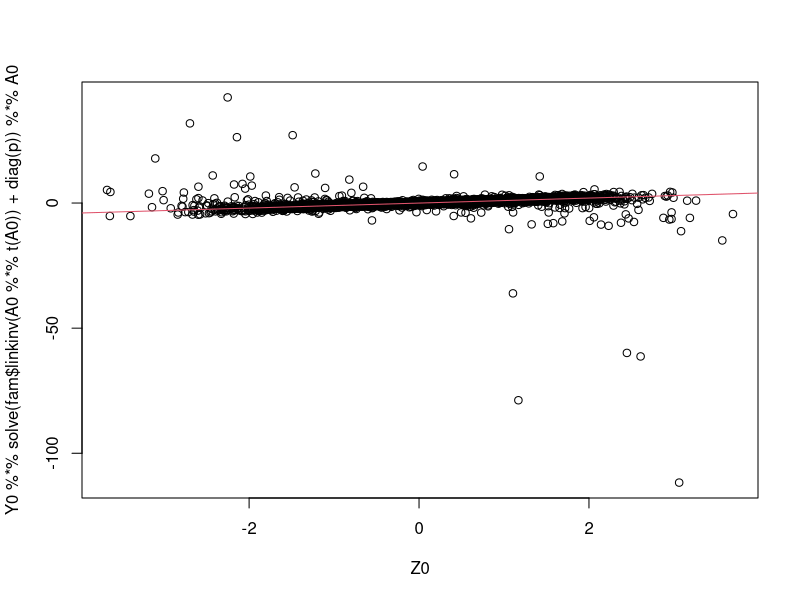
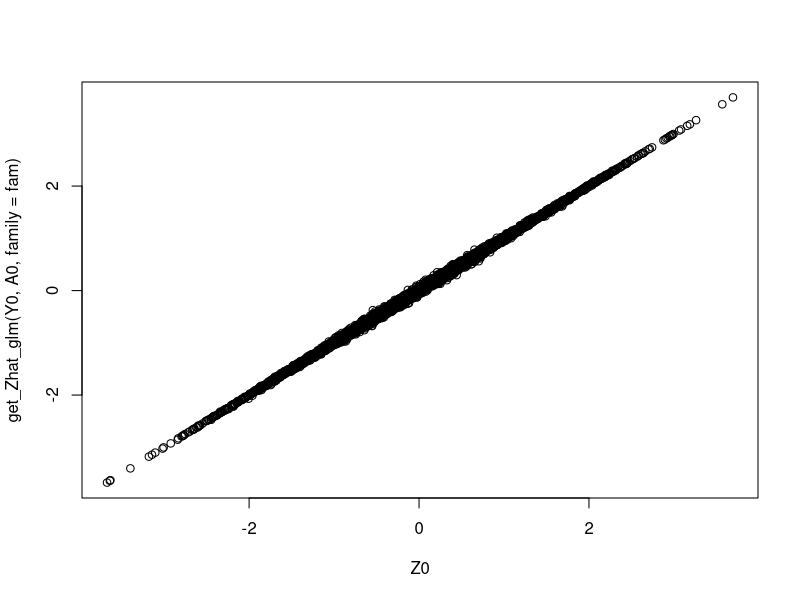
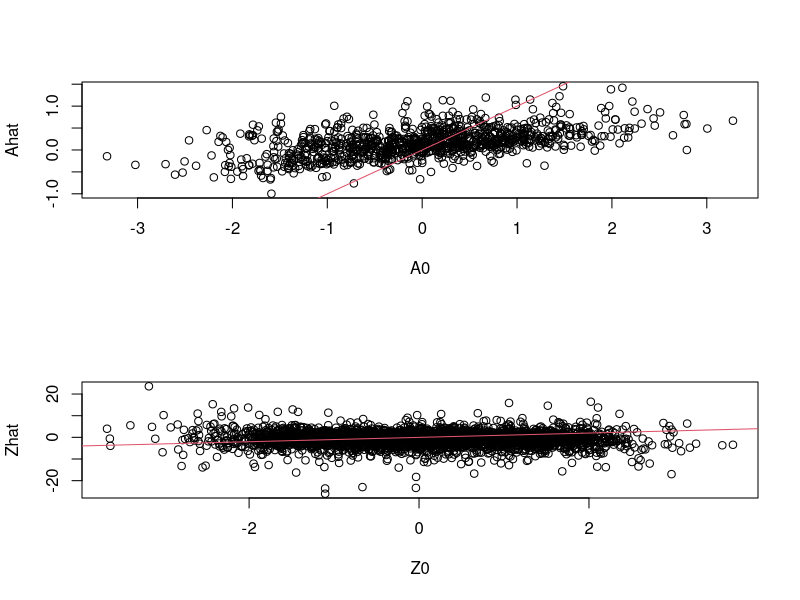
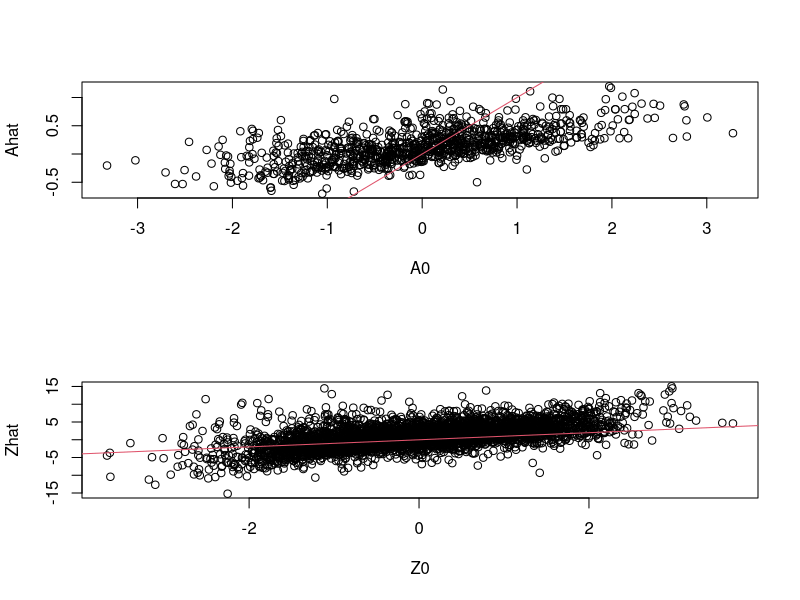
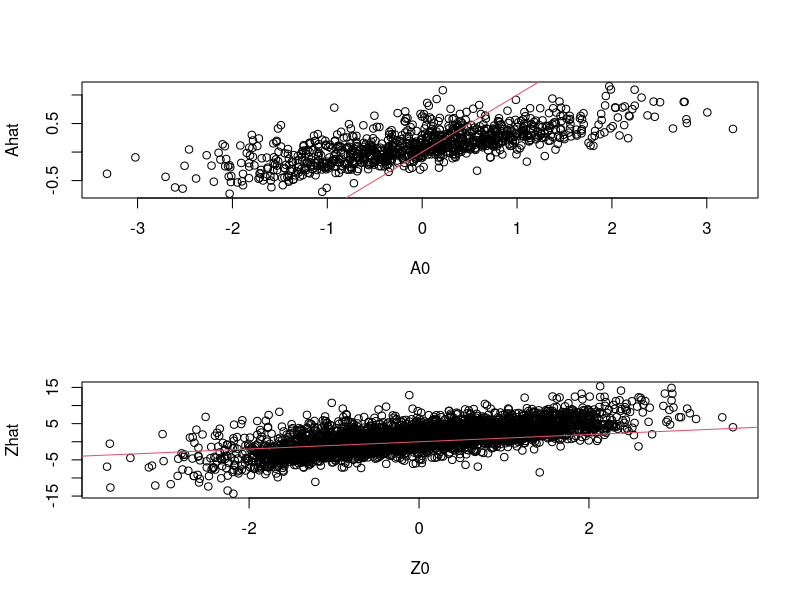
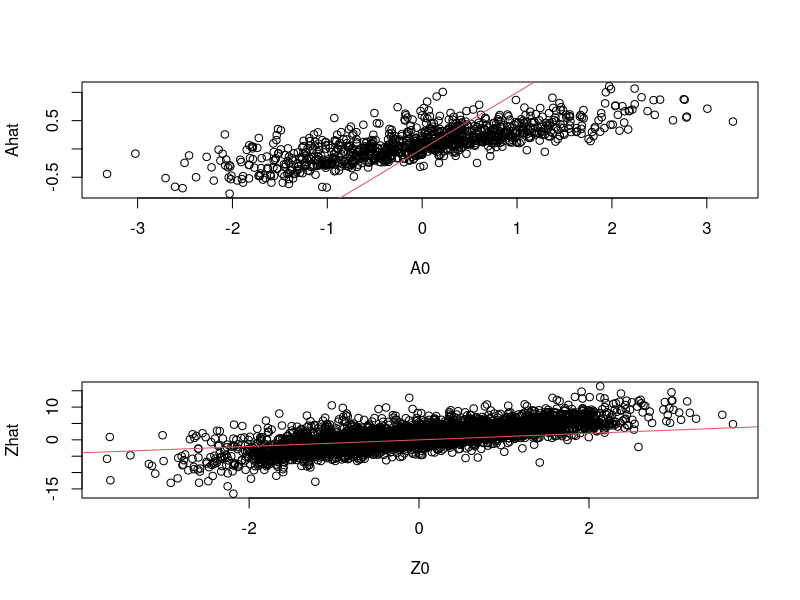
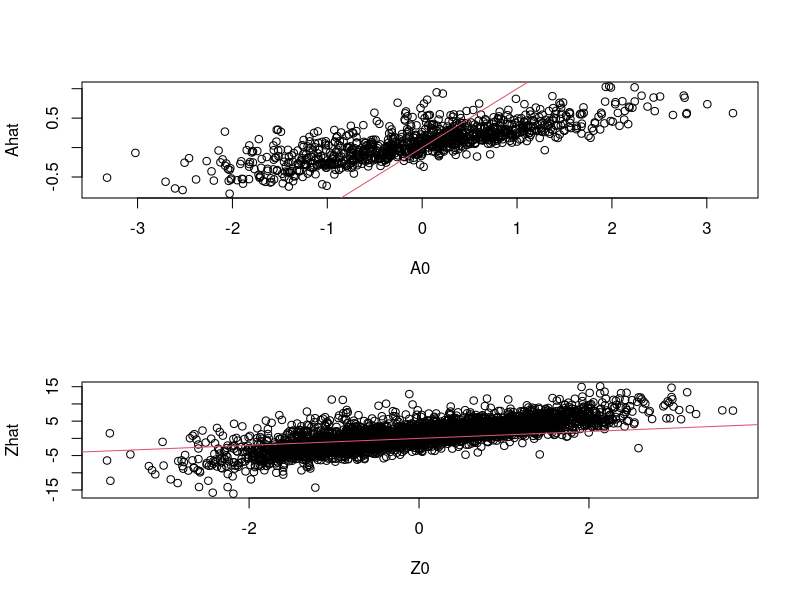
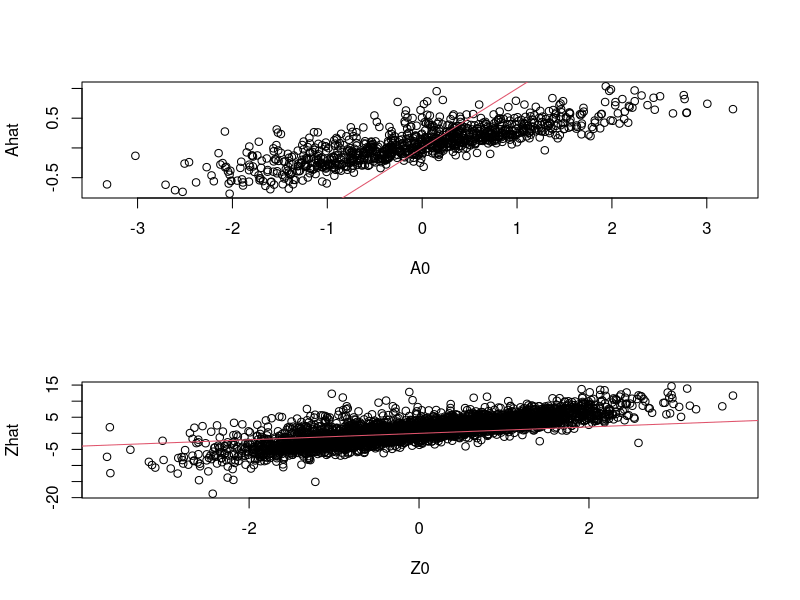

Reproduce these figures in R, in order. (Note: this script raises an error after producing the figures.)
rexpfam <- function(n, mu, family, scale=1){
  switch(family$family,
         "poisson"=rpois(n, mu),
         "binomial"=rbinom(n,1, mu),
         "gaussian"=rnorm(n, mu, scale))
}

genY <- function(A){
  browser()
  z <- matrix(rnorm(n*q), n, q)
  lp <- z %*% t(A)
  y <- apply(lp, 1:2, function(ij) rexpfam(1,fam$linkinv(ij), fam))
  list(Z=z, Y=y)
}
get_Zhat <- function(Y, A){
   Zhat <- Y %*%  (A %*% solve( t(A) %*% A))
   matrix(Zq[(order(order(Zhat)))], nrow(Y), ncol(A))
}

get_Zhat_glm <- function(Y, A, family, maxit=3){
  t(apply(Y, 1, function(Yi){
    glm(Yi~0 + A, family=family, maxit=maxit)$coef
  }))
}

get_Ahat_glm <- function(Y, Z, family, maxit=3){
  t(apply(Y, 2, function(Yi) glm(Yi~0 + Z, family=family, control=list(maxit=maxit))$coef))
}


fam <- gaussian()
fam <- binomial()
fam <- poisson()

n <- 1000
p <- 200
q <- 5
A0 <- matrix(sample(c(-2,-1,0,1,2), size=p*q, repl=T), p, q)
A0 <- matrix(rnorm(p*q), p, q)
set.seed(414123)
dat <-genY(A0)
Y0 <- dat$Y
Z0 <- dat$Z
Zq <- qnorm((1:(n*q))/(1+n*q))

Zh <- Zq[order(order(Y0 %*% solve(A0 %*% t(A0) + diag(p))%*% A0))]

plot(Z0, Y0 %*% solve(fam$linkinv(A0 %*% t(A0))+diag(p))%*%A0);abline(0,1,col=2)

plot(Z0, get_Zhat_glm(Y0, A0, family = fam))



Ahat <- matrix(rnorm(p*q), p, q)*.5

par(mfrow=c(2,1))
for(i in 1:10){
Zhat <- get_Zhat_glm(Y0, Ahat, fam, maxit=3)
Ahat <- get_Ahat_glm(Y0, Zhat, fam, maxit=3)
Ahat <- psych::Procrustes(Ahat, A0)$loadings
plot(A0, Ahat);abline(0,1,col=2)
plot(Z0, Zhat);abline(0,1,col=2)
}
par(mfrow=c(1,1))


get_Z2 <- function(Y, A)log(Y+1) %*% A/norm(A)
get_A2 <- function(Y, Z, family){
  t(log(Y+1)) %*% Z /norm(Z)
}

mu <- fam$linkinv(Z0 %*% t(A0))

# Q <- solve(t(mu) %*% mu) %*% t(mu) %*% Z0
# plot(Z0, Y0 %*% Q)

Zhat <- scale(Y0, scale=F) %*% solve(exp(A0) %*% t(exp(A0)) + diag(p)) %*% exp(A0)
Zhat <- scale(Y0, scale=F) %*% solve(exp(A0 %*% t(A0)) + diag(p)) %*% A0
plot(Z0, Zhat)




A <- matrix(rnorm(p*q), p, q)*.1

A <- get_A2(Y0, get_Z2(Y0,A), family=family)
A <- psych::Procrustes(A, A0)$loadings
plot(A0, A); abline(0,1,col=2)


onestep <- function(A){
  # from observed sample
  Z.obs <- get_Zhat(Y0, A)
  A.obs <- get_Ahat(Y0, Z.obs, family = fam)
  # from generated sample
  Y.gen <- genY(A)$Y
  Z.gen <- get_Zhat(Y.gen, A)
  A.gen <- get_Ahat(Y.gen, Z.gen, family=fam)

  A.obs - A.gen
}

A <- matrix(rnorm(p*q), p, q)

Z <- get_Zhat(Y0, A)
A <- get_Ahat(Y0, Z, family)

A <- psych::Procrustes(A, A0)$loadings
plot(A0, A); abline(0,1,col=2)


for(i in 1:10){
  set.seed(123)
  A <- A + .5* onestep(A)
  A <- psych::Procrustes(A, A0)$loadings
  plot(A, A0)
}
plot(A, A0); abline(0,1,col=2)
